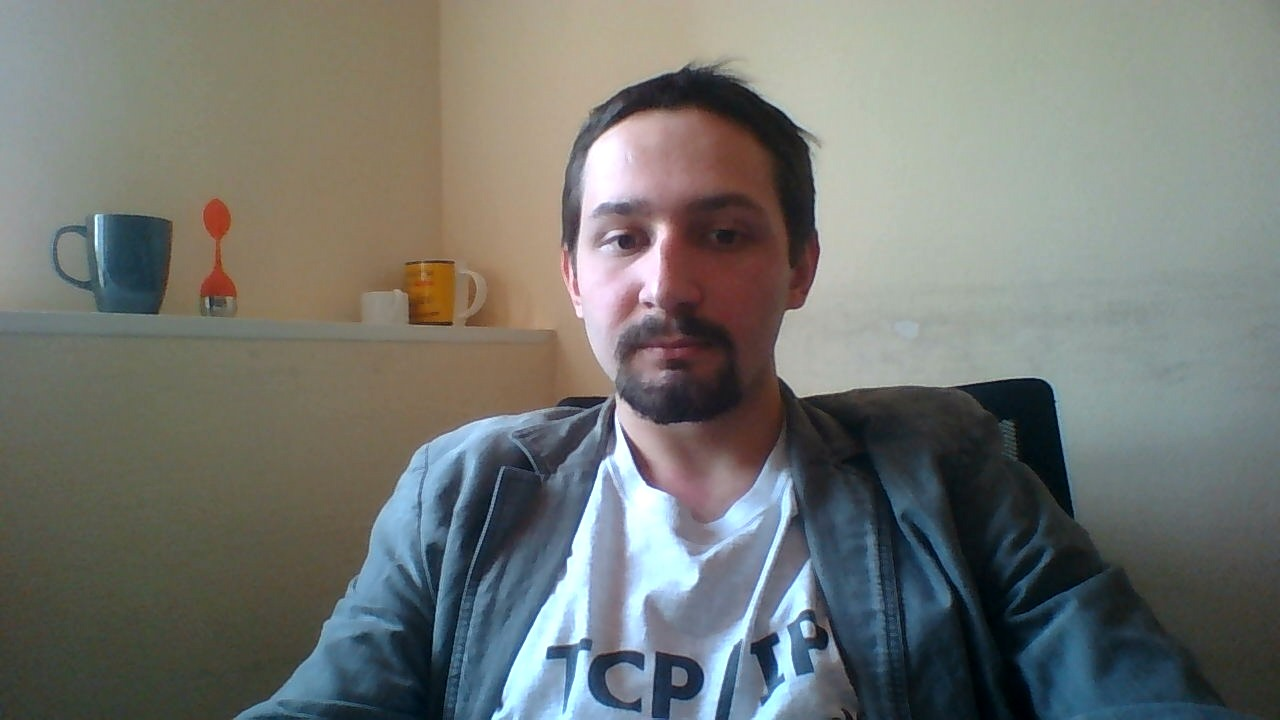
#> input picture IMG_20170310_135927.jpg, 1280 x 720 px, given in place of the camera
$ python third.py
#> lines starting #> are read from the running program, lines starting #| are printed output that depends on the picture; after the words box and inside, x2 and y2 are one past the last pixel; in counts of white or black regions, pixels touching at a corner belong together
import sys, cv2 as cv

cap = cv.VideoCapture(0)
cascade = cv.CascadeClassifier("lbpcascades/lbpcascade_frontalface.xml")

while True:
	ok, img = cap.read()
#> img is the input picture: shape (720, 1280, 3); mean B, G, R 113.5, 118, 115.2

	if not ok:
		break
	gray = cv.cvtColor(img, cv.COLOR_BGR2GRAY)
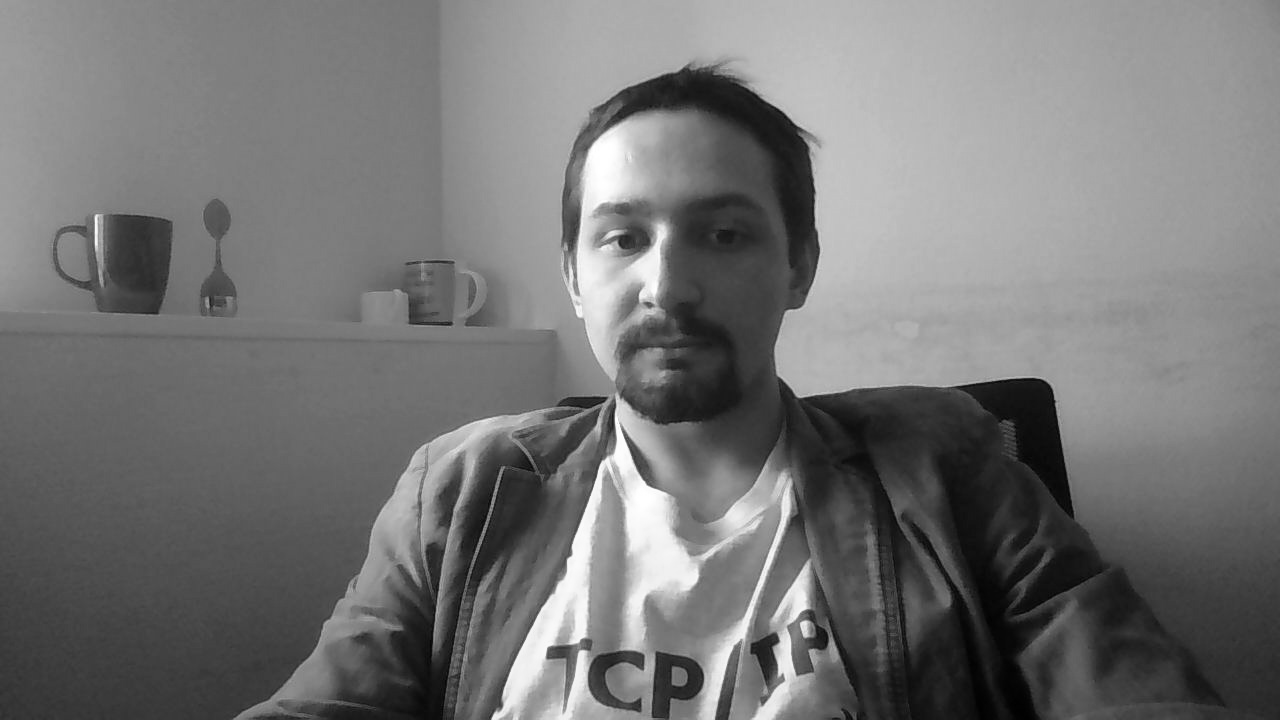
#> gray: shape (720, 1280); min 0, max 255, mean 116.7
	sf = min(640./img.shape[1], 480./img.shape[0])
#> sf = 0.5
	gray = cv.resize(gray, (0,0), None, sf, sf)
#> gray: shape (360, 640)
	rects = cascade.detectMultiScale(gray, scaleFactor=1.3, minNeighbors = 4, minSize=(40,40), flags=2)
#> rects = ()

	gray = cv.GaussianBlur(gray, (3,3), 1.1)

	edges = cv.Canny(gray, 5, 50)
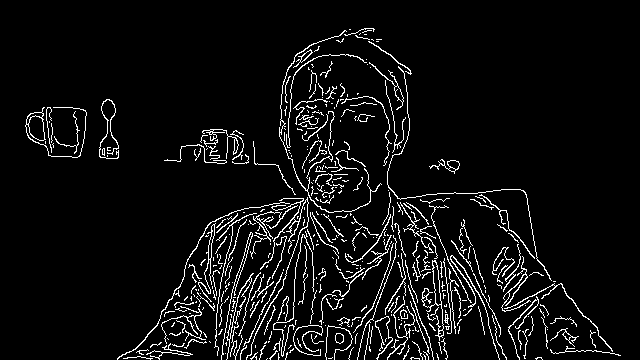
#> edges: shape (360, 640); 6% white in thin lines or dots, all inside (x1, y1, x2, y2) = (25, 28, 621, 360)

	out = cv.cvtColor(gray,cv.COLOR_GRAY2BGR)

	for x,y,w,h in rects:
		cv.rectangle(out, (x,y), (x+w, y+h), (0,0,255), 2)
#> this loop made 0 passes

	cv.imshow("Edges+face", out)

	if cv.waitKey(30) != 255:
#> (key Esc is pressed here)
		break

$ run again, on IMG_20170314_152143.jpg
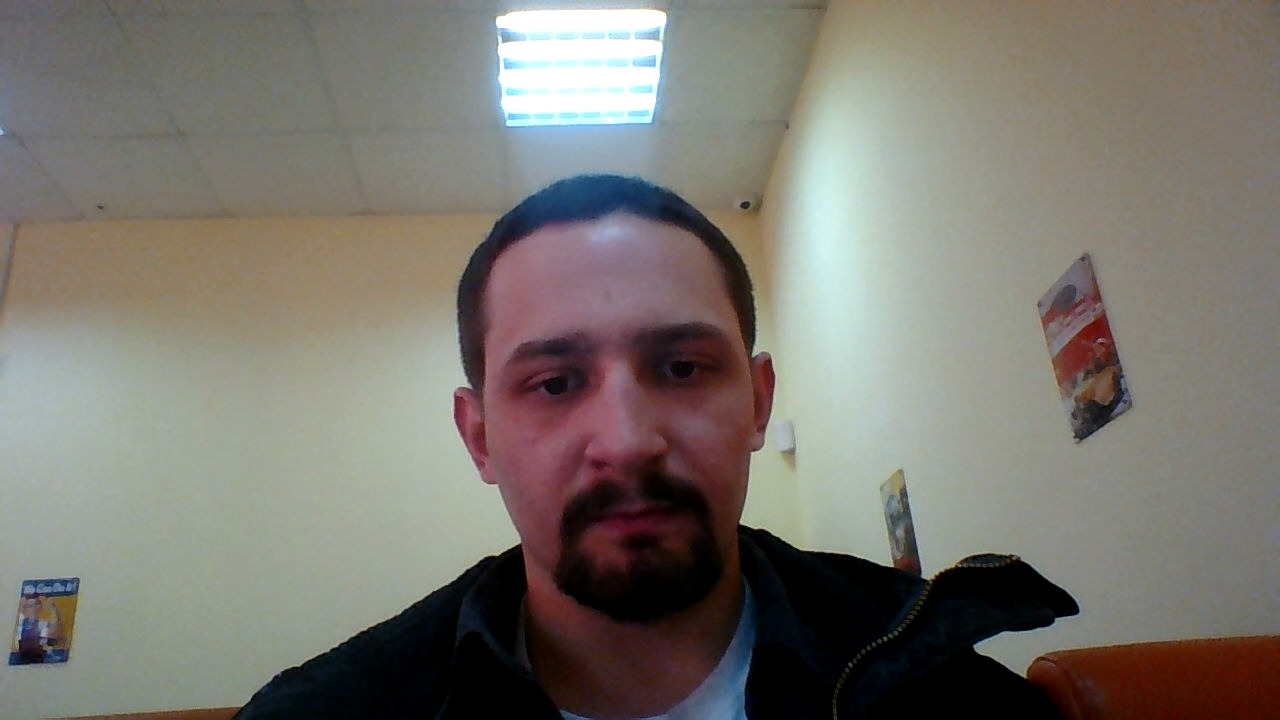
#> input picture IMG_20170314_152143.jpg, 1280 x 720 px, given in place of the camera
#> img is the input picture: shape (720, 1280, 3); mean B, G, R 111, 118.5, 122.3
#> rects = [[208, 106, 204, 204]]
#> `edges = cv.Canny(gray, 5, 50)`:
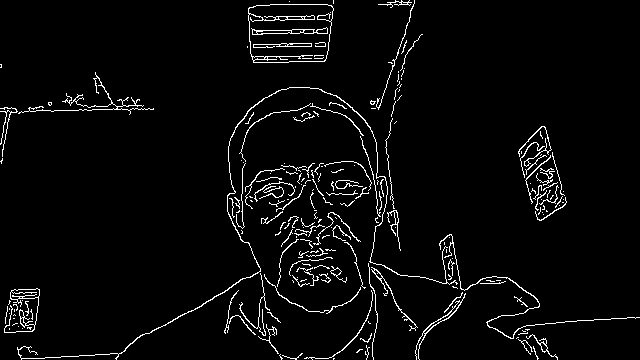
#> edges: shape (360, 640); 3.7% white in thin lines or dots
#> the loop `for x,y,w,h in rects:` made 1 pass
#> after the loop `for x,y,w,h in rects:`:
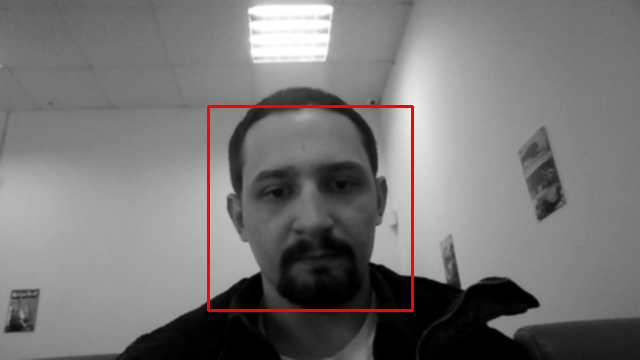
#> out: shape (360, 640, 3); mean B, G, R 117.7, 117.7, 120.4
